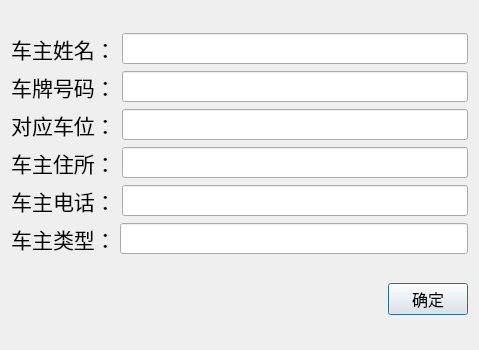
<?xml version="1.0" encoding="UTF-8"?>
<ui version="4.0">
 <class>Car_owner</class>
 <widget class="QDialog" name="Car_owner">
  <property name="geometry">
   <rect>
    <x>0</x>
    <y>0</y>
    <width>479</width>
    <height>350</height>
   </rect>
  </property>
  <property name="windowTitle">
   <string>添加新信息</string>
  </property>
  <layout class="QGridLayout" name="gridLayout">
   <item row="1" column="0">
    <widget class="QPushButton" name="pushButton">
     <property name="sizePolicy">
      <sizepolicy hsizetype="Fixed" vsizetype="Fixed">
       <horstretch>0</horstretch>
       <verstretch>0</verstretch>
      </sizepolicy>
     </property>
     <property name="font">
      <font>
       <family>宋体</family>
       <pointsize>12</pointsize>
      </font>
     </property>
     <property name="layoutDirection">
      <enum>Qt::RightToLeft</enum>
     </property>
     <property name="text">
      <string>确定</string>
     </property>
    </widget>
   </item>
   <item row="0" column="0">
    <layout class="QVBoxLayout" name="verticalLayout">
     <property name="sizeConstraint">
      <enum>QLayout::SetNoConstraint</enum>
     </property>
     <item>
      <layout class="QHBoxLayout" name="horizontalLayout">
       <item>
        <widget class="QLabel" name="label_name">
         <property name="font">
          <font>
           <family>宋体</family>
           <pointsize>7</pointsize>
          </font>
         </property>
         <property name="text">
          <string>&lt;html&gt;&lt;head/&gt;&lt;body&gt;&lt;p align=&quot;center&quot;&gt;&lt;span style=&quot; font-size:16pt;&quot;&gt;车主姓名：&lt;/span&gt;&lt;/p&gt;&lt;/body&gt;&lt;/html&gt;</string>
         </property>
        </widget>
       </item>
       <item>
        <widget class="QLineEdit" name="lineEdit_name">
         <property name="font">
          <font>
           <family>宋体</family>
           <pointsize>12</pointsize>
          </font>
         </property>
        </widget>
       </item>
      </layout>
     </item>
     <item>
      <layout class="QHBoxLayout" name="horizontalLayout_6">
       <item>
        <widget class="QLabel" name="label_plate">
         <property name="font">
          <font>
           <family>宋体</family>
          </font>
         </property>
         <property name="text">
          <string>&lt;html&gt;&lt;head/&gt;&lt;body&gt;&lt;p align=&quot;center&quot;&gt;&lt;span style=&quot; font-size:16pt;&quot;&gt;车牌号码：&lt;/span&gt;&lt;/p&gt;&lt;/body&gt;&lt;/html&gt;</string>
         </property>
        </widget>
       </item>
       <item>
        <widget class="QLineEdit" name="lineEdit_type_2">
         <property name="font">
          <font>
           <family>宋体</family>
           <pointsize>12</pointsize>
          </font>
         </property>
        </widget>
       </item>
      </layout>
     </item>
     <item>
      <layout class="QHBoxLayout" name="horizontalLayout_2">
       <property name="sizeConstraint">
        <enum>QLayout::SetNoConstraint</enum>
       </property>
       <item>
        <widget class="QLabel" name="label_pos">
         <property name="font">
          <font>
           <family>宋体</family>
          </font>
         </property>
         <property name="text">
          <string>&lt;html&gt;&lt;head/&gt;&lt;body&gt;&lt;p align=&quot;center&quot;&gt;&lt;span style=&quot; font-size:16pt;&quot;&gt;对应车位：&lt;/span&gt;&lt;/p&gt;&lt;/body&gt;&lt;/html&gt;</string>
         </property>
        </widget>
       </item>
       <item>
        <widget class="QLineEdit" name="lineEdit_pos">
         <property name="font">
          <font>
           <family>宋体</family>
           <pointsize>12</pointsize>
          </font>
         </property>
        </widget>
       </item>
      </layout>
     </item>
     <item>
      <layout class="QHBoxLayout" name="horizontalLayout_3">
       <item>
        <widget class="QLabel" name="label_home">
         <property name="font">
          <font>
           <family>宋体</family>
          </font>
         </property>
         <property name="text">
          <string>&lt;html&gt;&lt;head/&gt;&lt;body&gt;&lt;p align=&quot;center&quot;&gt;&lt;span style=&quot; font-size:16pt;&quot;&gt;车主住所：&lt;/span&gt;&lt;/p&gt;&lt;/body&gt;&lt;/html&gt;</string>
         </property>
        </widget>
       </item>
       <item>
        <widget class="QLineEdit" name="lineEdit_home">
         <property name="font">
          <font>
           <family>宋体</family>
           <pointsize>12</pointsize>
          </font>
         </property>
        </widget>
       </item>
      </layout>
     </item>
     <item>
      <layout class="QHBoxLayout" name="horizontalLayout_4">
       <item>
        <widget class="QLabel" name="label_phone">
         <property name="font">
          <font>
           <family>宋体</family>
          </font>
         </property>
         <property name="text">
          <string>&lt;html&gt;&lt;head/&gt;&lt;body&gt;&lt;p align=&quot;center&quot;&gt;&lt;span style=&quot; font-size:16pt;&quot;&gt;车主电话：&lt;/span&gt;&lt;/p&gt;&lt;/body&gt;&lt;/html&gt;</string>
         </property>
        </widget>
       </item>
       <item>
        <widget class="QLineEdit" name="lineEdit_phone">
         <property name="font">
          <font>
           <family>宋体</family>
           <pointsize>12</pointsize>
          </font>
         </property>
        </widget>
       </item>
      </layout>
     </item>
     <item>
      <layout class="QHBoxLayout" name="horizontalLayout_5">
       <property name="spacing">
        <number>4</number>
       </property>
       <property name="sizeConstraint">
        <enum>QLayout::SetDefaultConstraint</enum>
       </property>
       <item>
        <widget class="QLabel" name="label_type">
         <property name="font">
          <font>
           <family>宋体</family>
          </font>
         </property>
         <property name="text">
          <string>&lt;html&gt;&lt;head/&gt;&lt;body&gt;&lt;p align=&quot;center&quot;&gt;&lt;span style=&quot; font-size:16pt;&quot;&gt;车主类型：&lt;/span&gt;&lt;/p&gt;&lt;/body&gt;&lt;/html&gt;</string>
         </property>
        </widget>
       </item>
       <item>
        <widget class="QLineEdit" name="lineEdit_type">
         <property name="font">
          <font>
           <family>宋体</family>
           <pointsize>12</pointsize>
          </font>
         </property>
        </widget>
       </item>
      </layout>
     </item>
    </layout>
   </item>
  </layout>
 </widget>
 <resources/>
 <connections/>
</ui>
